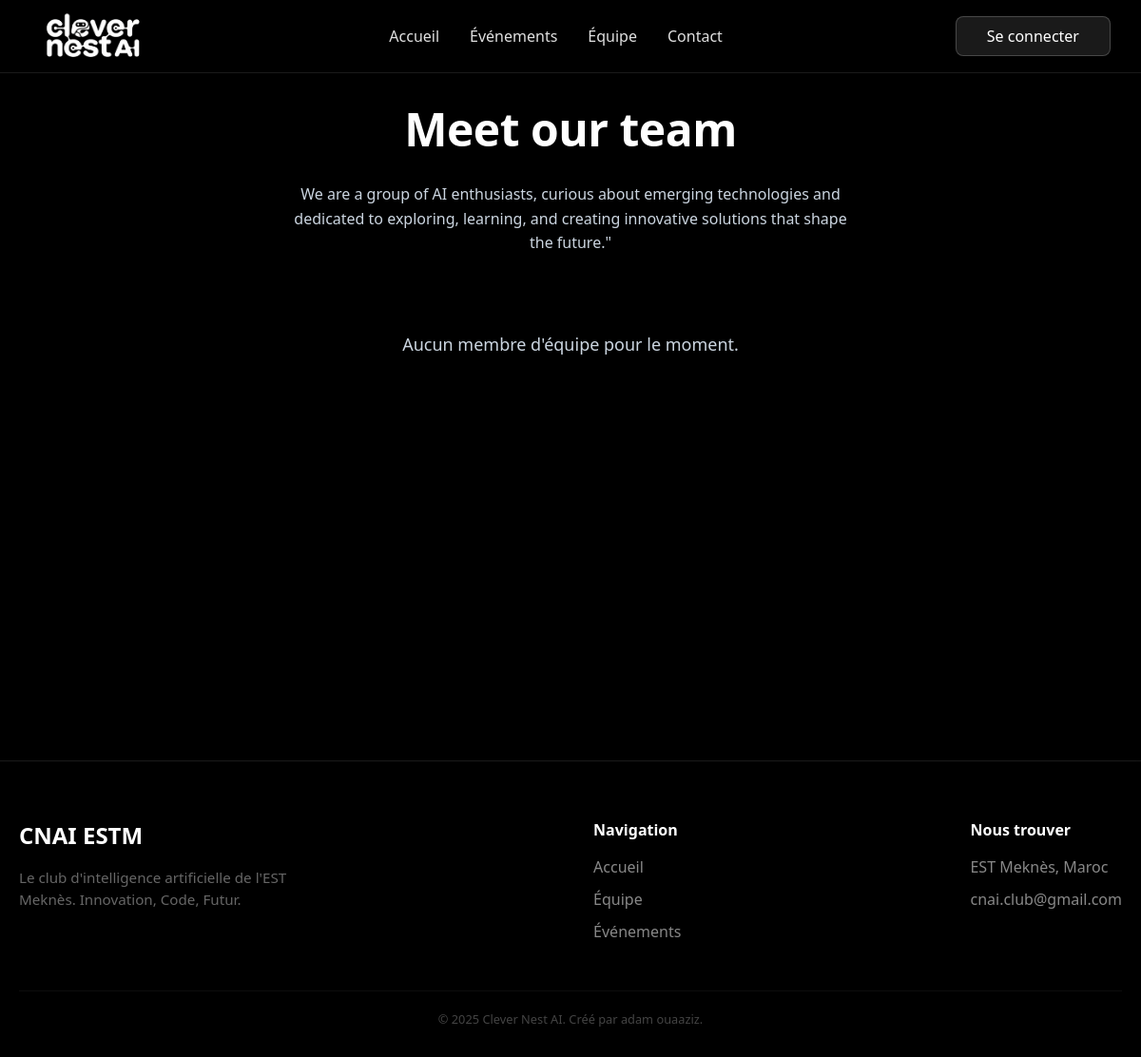
/team/, run on an earlier commit of the app's database.
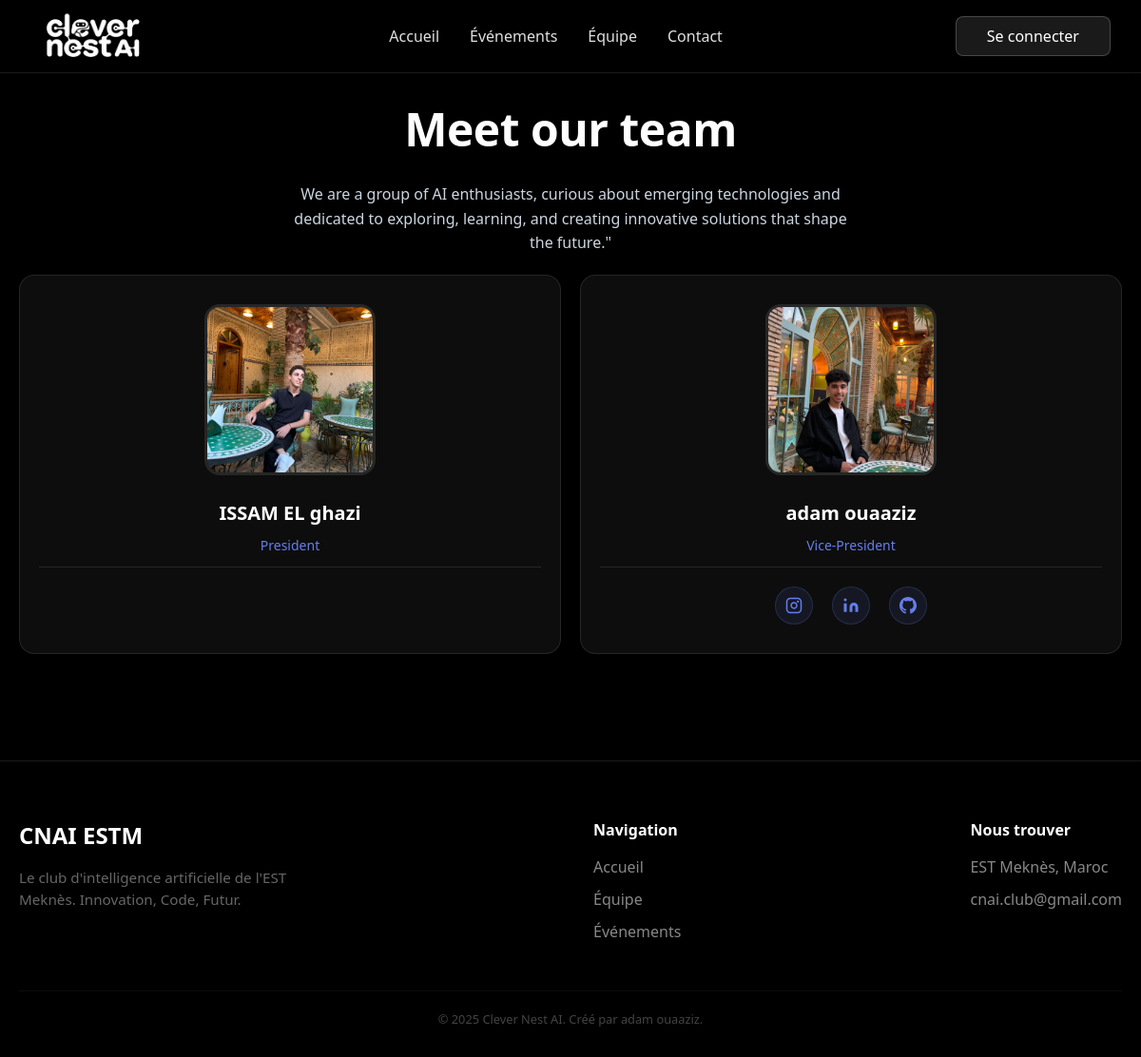
And on a later commit of the database.
### membres/models.py (models this page shows)
class TeamMember(models.Model):
    nom = models.CharField(max_length=100)
    prenom = models.CharField(max_length=100)
    poste = models.CharField(max_length=100)
    photo = models.ImageField(upload_to='team/')
    bio = models.TextField(blank=True, null=True)
    instagram = models.URLField(blank=True, null=True)
    linkedin = models.URLField(blank=True, null=True)
    github = models.URLField(blank=True, null=True)
    email = models.EmailField(blank=True, null=True)
    ordre = models.IntegerField(default=0)
    actif = models.BooleanField(default=True)
    date_creation = models.DateTimeField(auto_now_add=True)

### membres/views.py (the view)
# urls.py: path('team/', views.team, name='team'),
def team(request):
    members = TeamMember.objects.filter(actif=True)
    return render(request, 'membres/team.html', {'members': members, 'is_member': get_is_member(request)})

### membres/views.py (called while the page is built)
def get_is_member(request):
    return request.user.is_authenticated or 'membre_id' in request.session

### membres/templates/membres/team.html (shortened to what this page needs)
{% extends 'membres/base.html' %}
{% load static %}
{% block content %}
<section class="team-section">
    <div class="team-container">
        <div class="team-header">
            <h1>Meet our team</h1>
            <p>We are a group of AI enthusiasts, curious about emerging technologies and dedicated to exploring, learning, and creating innovative solutions that shape the future."</p>
        </div>
        <div class="team-grid">
            {% for member in members %}
            <div class="team-card">
                <div class="member-photo">
                    {% if member.photo %}
                        <img src="{{ member.photo.url }}" alt="{{ member.prenom }} {{ member.nom }}">
                    {% else %}
                        <div class="placeholder-photo">
                            <span>{{ member.prenom|slice:":1" }}{{ member.nom|slice:":1" }}</span>
                        </div>
                    {% endif %}
                </div>
                <div class="member-info">
                    <h3>{{ member.prenom }} {{ member.nom }}</h3>
                    <p class="member-role">{{ member.poste }}</p>
                </div>
                <div class="social-links">
                    {% if member.instagram %}
                        <a href="{{ member.instagram }}" target="_blank" title="Instagram">
                            <svg viewBox="0 0 24 24" fill="currentColor">
                                <rect x="2" y="2" width="20" height="20" rx="5" ry="5" fill="none" stroke="currentColor" stroke-width="2"/>
                                <path d="M16 11.37A4 4 0 1112.63 8 4 4 0 0116 11.37z" fill="none" stroke="currentColor" stroke-width="2"/>
                                <circle cx="17.5" cy="6.5" r="1.5" fill="currentColor"/>
                            </svg>
                        </a>
                    {% endif %}
                    {% if member.linkedin %}
                        <a href="{{ member.linkedin }}" target="_blank" title="LinkedIn">
                            <svg viewBox="0 0 24 24" fill="currentColor">
                                <path d="M16 8a6 6 0 016 6v7h-4v-7a2 2 0 00-2-2 2 2 0 00-2 2v7h-4v-7a6 6 0 016-6zM2 9h4v12H2z"/>
                                <circle cx="4" cy="4" r="2"/>
                            </svg>
                        </a>
                    {% endif %}
                    {% if member.github %}
                        <a href="{{ member.github }}" target="_blank" title="GitHub">
                        </a>
                    {% endif %}
                </div>
            </div>
            {% endfor %}
        </div>
        {% if not members %}
        <div class="no-members">
            <p>Aucun membre d'équipe pour le moment.</p>
        </div>
        {% endif %}
    </div>
</section>
{% endblock %}

What changed in the data, as far as the page shows it:
added TeamMember: photo (picture), prenom "ISSAM", nom "EL ghazi", poste "President"
added TeamMember: photo (picture), prenom "adam", nom "ouaaziz", poste "Vice-President"
Also different on the page:
text no longer shown: "Aucun membre d'équipe pour le moment."
